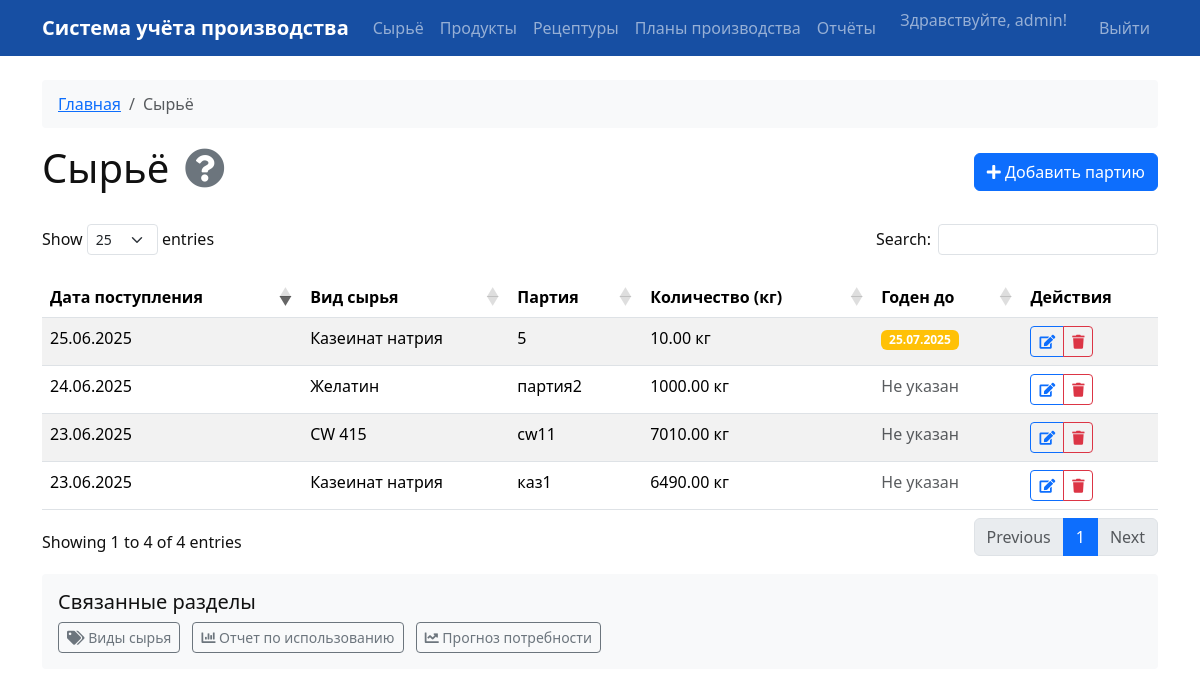
Page /raw_materials (signed in) on the committed database.
### app/models.py (models this page shows, shortened)
class User(db.Model, UserMixin):
    __tablename__ = "users"
    id = Column(Integer, primary_key=True, index=True)
    email = Column(String, unique=True, index=True)
    username = Column(String, unique=True, index=True)
    hashed_password = Column(String)
    role = Column(SQLAlchemyEnum(UserRole))
    is_active = Column(Boolean, default=True)
    created_at = Column(DateTime(timezone=True), server_default=func.now())
    updated_at = Column(DateTime(timezone=True), onupdate=func.now())
    def is_admin(self):
        return self.role == UserRole.ADMIN

class RawMaterial(db.Model):
    __tablename__ = "raw_materials"
    id = Column(Integer, primary_key=True, index=True)
    name = Column(String, unique=True, index=True)
    type_id = Column(Integer, ForeignKey("raw_material_types.id"))
    batch_number = Column(String)
    quantity_kg = Column(Float)
    date_received = Column(DateTime(timezone=True))
    expiration_date = Column(DateTime(timezone=True))
    created_at = Column(DateTime(timezone=True), server_default=func.now())
    updated_at = Column(DateTime(timezone=True), onupdate=func.now())
    created_by = Column(Integer, ForeignKey("users.id"))
    type = relationship("RawMaterialType", back_populates="raw_materials")
    batches = relationship("MaterialBatch", back_populates="material")
    def get_usage(self):
        total_usage = 0.0
        for batch in self.batches:
            for batch_material in batch.batch_materials:
                total_usage += batch_material.quantity
        return total_usage

class RawMaterialType(db.Model):
    __tablename__ = "raw_material_types"
    id = Column(Integer, primary_key=True, index=True)
    name = Column(String, unique=True, index=True)
    created_at = Column(DateTime(timezone=True), server_default=func.now())
    updated_at = Column(DateTime(timezone=True), onupdate=func.now())
    raw_materials = relationship("RawMaterial", back_populates="type")
    recipe_items = relationship("RecipeItem", back_populates="material_type")

### app/routes.py (the view, shortened to what this page needs)
@app.route('/raw_materials', methods=['GET', 'POST'])
@login_required
def raw_materials():
    form = RawMaterialForm()
    form.type_id.choices = [(t.id, t.name) for t in RawMaterialType.query.all()]
    materials = RawMaterial.query.order_by(RawMaterial.created_at.desc()).all()
    today = datetime.now().date()
    for material in materials:
        if material.expiration_date:
            expiration_date = material.expiration_date.date()
            days_until_expiry = (expiration_date - today).days
            material.days_until_expiry = days_until_expiry
        else:
            material.days_until_expiry = None
    return render_template('raw_materials.html', form=form, materials=materials)

### app/forms.py (shortened to what this page needs)
class RawMaterialForm(FlaskForm):
    type_id = SelectField('Вид сырья', coerce=int, validators=[DataRequired()])
    batch_number = StringField('Номер партии', validators=[DataRequired()])
    quantity_kg = FloatField('Количество (кг)', validators=[DataRequired()])
    date_received = DateField('Дата поступления', format='%Y-%m-%d')
    expiration_date = DateField('Срок годности', format='%Y-%m-%d')
    submit = SubmitField('Добавить партию')
    def __init__(self, *args, **kwargs):
        super(RawMaterialForm, self).__init__(*args, **kwargs)
        self.original_material = kwargs.get('obj')

### app/__init__.py (called while the page is built)
@login_manager.user_loader
def load_user(user_id):
    from .models import User
    return User.query.get(int(user_id))

### app/templates/raw_materials.html (shortened to what this page needs)
{% extends "base.html" %}
{% block breadcrumb %}
<nav aria-label="breadcrumb">
    <ol class="breadcrumb">
        <li class="breadcrumb-item"><a href="{{ url_for('index') }}">Главная</a></li>
        <li class="breadcrumb-item active">Сырьё</li>
    </ol>
</nav>
{% endblock %}
{% block content %}
<div class="d-flex justify-content-between align-items-center mb-4">
    <h1>
        Сырьё
        <i class="fas fa-question-circle help-icon"
           data-bs-toggle="tooltip"
           title="Здесь вы можете управлять партиями сырья. Каждая партия имеет свой уникальный номер, количество и дату поступления. Администратор может корректировать количество в любую сторону для учета реальных остатков на складе."></i>
    </h1>
    {% if current_user.is_admin() %}
    <button type="button" class="btn btn-primary" data-bs-toggle="modal" data-bs-target="#addMaterialModal">
        <i class="fas fa-plus"></i> Добавить партию
    </button>
    {% endif %}
</div>
<div class="table-responsive">
    <table class="table table-striped table-hover datatable">
        <thead>
            <tr>
                <th>Дата поступления</th>
                <th>Вид сырья</th>
                <th>Партия</th>
                <th>Количество (кг)</th>
                <th>Годен до</th>
                <th>Действия</th>
            </tr>
        </thead>
        <tbody>
            {% for material in materials %}
            <tr>
                <td>{{ material.date_received.strftime('%d.%m.%Y') if material.date_received else 'N/A' }}</td>
                <td>{{ material.type.name if material.type else 'N/A' }}</td>
                <td>{{ material.batch_number or 'N/A' }}</td>
                <td>{{ "%.2f"|format(material.quantity_kg) if material.quantity_kg is not none else '0.00' }} кг</td>
                <td>
                    {% if material.expiration_date %}
                        {% if material.days_until_expiry is not none %}
                            {% if material.days_until_expiry < 0 %}
                                <span class="badge bg-danger" data-bs-toggle="tooltip" title="Просрочено">
                                    {{ material.expiration_date.strftime('%d.%m.%Y') }}
                                </span>
                            {% elif material.days_until_expiry <= 180 %}
                                <span class="badge bg-warning" data-bs-toggle="tooltip" title="Истекает через {{ material.days_until_expiry }} дней">
                                    {{ material.expiration_date.strftime('%d.%m.%Y') }}
                                </span>
                            {% else %}
                                <span class="badge bg-success">
                                    {{ material.expiration_date.strftime('%d.%m.%Y') }}
                                </span>
                            {% endif %}
                        {% else %}
                            <span class="badge bg-success">
                                {{ material.expiration_date.strftime('%d.%m.%Y') }}
                            </span>
                        {% endif %}
                    {% else %}
                        <span class="text-muted">Не указан</span>
                    {% endif %}
                </td>
                <td>
                    {% if current_user.is_admin() %}
                    <div class="btn-group">
                        <a href="{{ url_for('edit_raw_material', id=material.id) }}"
                           class="btn btn-sm btn-outline-primary"
                           data-bs-toggle="tooltip"
                           title="Корректировать партию">
                            <i class="fas fa-edit"></i>
                        </a>
                        <button type="button"
                                class="btn btn-sm btn-outline-danger"
                                data-bs-toggle="modal"
                                data-bs-target="#deleteMaterialModal{{ material.id }}"
                                title="Удалить партию">
                            <i class="fas fa-trash"></i>
                        </button>
                    </div>
                    {% else %}
                    <span class="text-muted">Только просмотр</span>
                    {% endif %}
                </td>
            </tr>
            {% endfor %}
        </tbody>
    </table>
</div>
<div class="related-links">
    <h5>Связанные разделы</h5>
    <ul class="list-inline">
        <li class="list-inline-item">
            <a href="{{ url_for('raw_material_types') }}" class="btn btn-outline-secondary btn-sm">
                <i class="fas fa-tags"></i> Виды сырья
            </a>
        </li>
        <li class="list-inline-item">
            <a href="{{ url_for('raw_material_usage_report') }}" class="btn btn-outline-secondary btn-sm">
                <i class="fas fa-chart-bar"></i> Отчет по использованию
            </a>
        </li>
        <li class="list-inline-item">
            <a href="{{ url_for('raw_material_forecast') }}" class="btn btn-outline-secondary btn-sm">
                <i class="fas fa-chart-line"></i> Прогноз потребности
            </a>
        </li>
    </ul>
</div>
{% endblock %}

### app/templates/base.html (shortened to what this page needs)
<!doctype html>
<html lang="ru">
<head>
    <link href="https://cdn.jsdelivr.net/npm/bootstrap@5.3.2/dist/css/bootstrap.min.css" rel="stylesheet">
    <link href="https://cdnjs.cloudflare.com/ajax/libs/font-awesome/5.15.4/css/all.min.css" rel="stylesheet">
    <link href="https://cdn.datatables.net/1.11.5/css/dataTables.bootstrap5.min.css" rel="stylesheet">
</head>
<body>
{% set user = current_user if current_user.is_authenticated else None %}
<nav class="navbar navbar-expand-lg navbar-dark bg-primary mb-4">
    <div class="container">
        <a class="navbar-brand" href="/">
            <span>Система учёта производства</span>
        </a>
        <div class="collapse navbar-collapse" id="navbarNav">
            <ul class="navbar-nav me-auto">
                <li class="nav-item">
                    <a class="nav-link" href="/raw_materials"
                       data-bs-toggle="tooltip" title="Управление сырьем и его партиями">
                        Сырьё
                    </a>
                </li>
                <li class="nav-item">
                    <a class="nav-link" href="/products"
                       data-bs-toggle="tooltip" title="Управление продуктами">
                        Продукты
                    </a>
                </li>
                <li class="nav-item">
                    <a class="nav-link" href="/recipes"
                       data-bs-toggle="tooltip" title="Создание и редактирование рецептур">
                        Рецептуры
                    </a>
                </li>
                <li class="nav-item">
                    <a class="nav-link" href="/production_plans"
                       data-bs-toggle="tooltip" title="Планирование и контроль производства">
                        Планы производства
                    </a>
                </li>
                <li class="nav-item">
                    <a class="nav-link" href="/reports"
                       data-bs-toggle="tooltip" title="Просмотр отчетов и аналитики">
                        Отчёты
                    </a>
                </li>
            </ul>
            <ul class="navbar-nav ms-auto">
                {% if user %}
                    <li class="nav-item">
                        <span class="navbar-text me-2">Здравствуйте, {{ user.username }}!</span>
                    </li>
                    <li class="nav-item">
                        <a class="nav-link ms-3" href="{{ url_for('logout') }}">Выйти</a>
                    </li>
                {% else %}
                    <li class="nav-item">
                        <a class="nav-link" href="{{ url_for('login') }}">Войти</a>
                    </li>
                {% endif %}
            </ul>
        </div>
    </div>
</nav>
<div class="container">
    {% block breadcrumb %}{% endblock %}
    {% block content %}{% endblock %}
</div>
</body>
</html>

### app/templates/base.html (style rules this page uses)
:root { --main-blue: #174fa3; --main-blue-dark: #113366; --main-blue-light: #e6f0fa; }
body { background: #fff; color: #111; }
.navbar { background: var(--main-blue) !important; }
.navbar-brand, .navbar-brand span { color: #fff !important; font-weight: bold; }
.table thead { background: var(--main-blue-dark); color: #fff; }
.table-striped > tbody > tr:nth-of-type(odd) { background-color: var(--main-blue-light); }
.help-icon { color: #6c757d; cursor: pointer; margin-left: 5px; }
.breadcrumb { background-color: #f8f9fa; padding: 0.75rem 1rem; border-radius: 0.25rem; }
.related-links { margin-top: 1rem; padding: 1rem; background-color: #f8f9fa; border-radius: 0.25rem; }
.related-links h5 { margin-bottom: 0.5rem; }
.related-links ul { margin-bottom: 0; }

### rows in the picture
User: username "admin"
RawMaterial: date_received "25.06.2025", type "Казеинат натрия", batch_number "5", quantity_kg "10.00", expiration_date "25.07.2025"
RawMaterial: date_received "24.06.2025", type "Желатин", batch_number "партия2", quantity_kg "1000.00", shows "Не указан"
RawMaterial: date_received "23.06.2025", type "CW 415", batch_number "cw11", quantity_kg "7010.00", shows "Не указан"
RawMaterial: date_received "23.06.2025", type "Казеинат натрия", batch_number "каз1", quantity_kg "6490.00", shows "Не указан"
